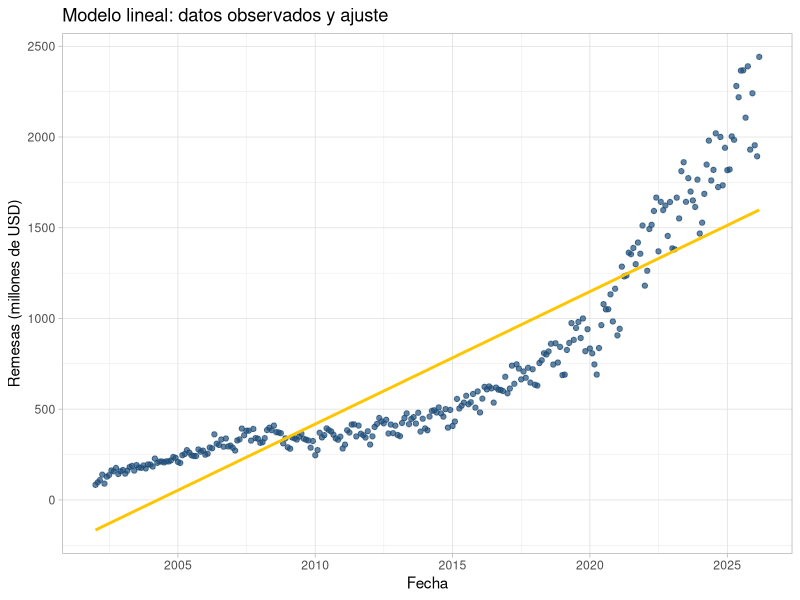
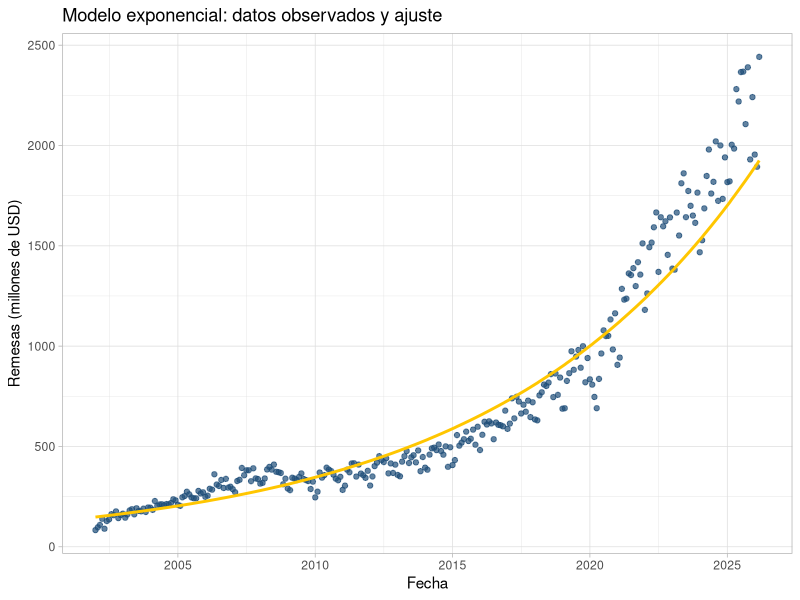
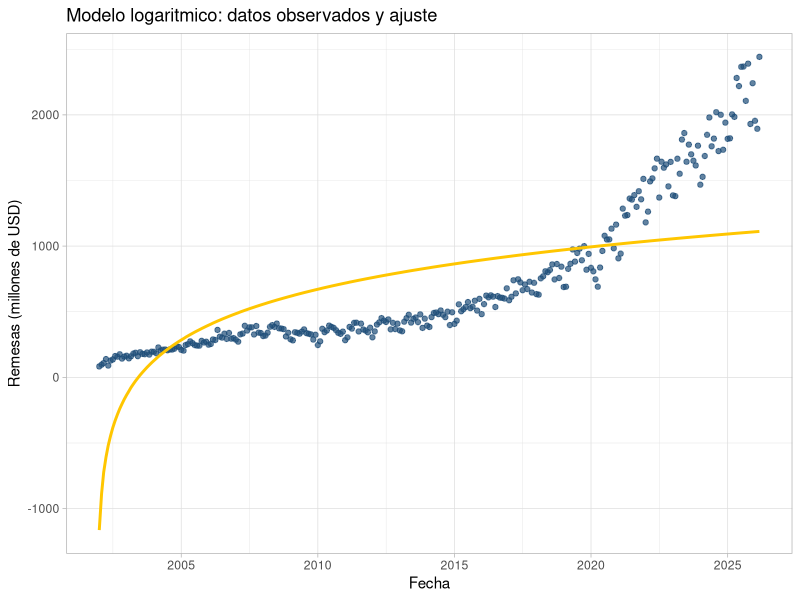
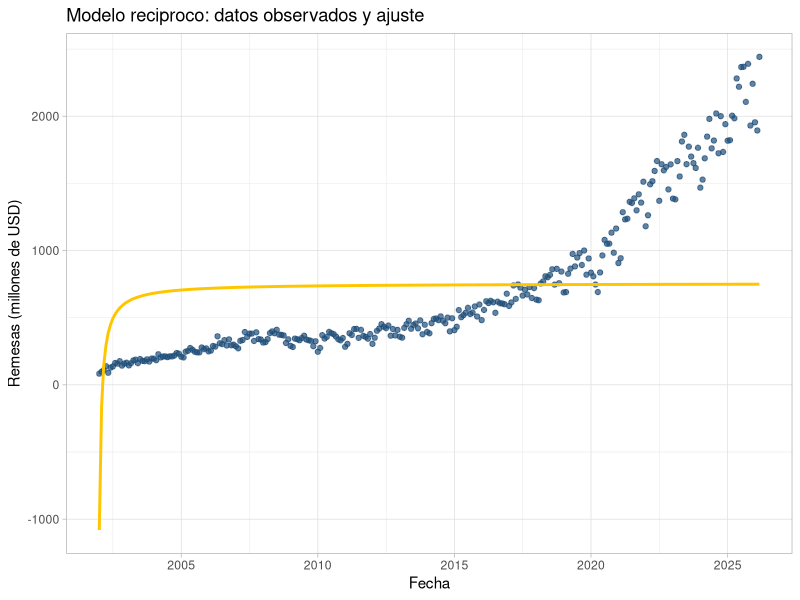
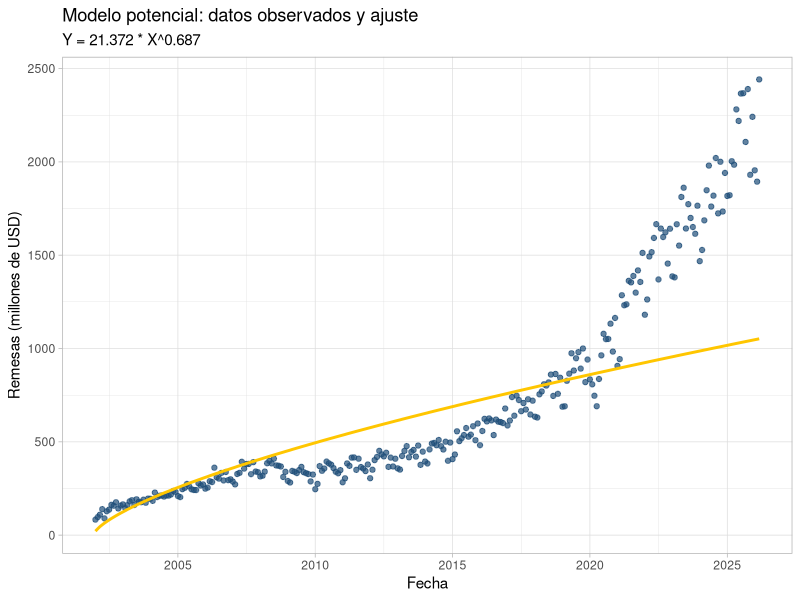

These charts were generated, in order, by the following R code:
## ---- chunk 1
knitr::opts_chunk$set(echo = TRUE)

library(here)
library(readr)
library(dplyr)
library(tidyr)
library(ggplot2)
library(knitr)
## ---- chunk 2
remesas_wide <- read_csv(
  here("mrl/final-project/remfam2002_2026.csv"),
  show_col_types = FALSE
)

remesas_wide_muestra <- remesas_wide %>%
  select(Mes, all_of(c("2002", "2003", "2004", "2023", "2024", "2025", "2026")))

kable(
  remesas_wide_muestra,
  caption = "Tabla original (ancho): años 2002-2004 y 2023-2026"
)

## ---- chunk 3
meses <- c(
  "Enero", "Febrero", "Marzo", "Abril", "Mayo", "Junio",
  "Julio", "Agosto", "Septiembre", "Octubre", "Noviembre", "Diciembre"
)

remesas_long <- remesas_wide %>%
  pivot_longer(
    cols = -Mes,
    names_to = "anio",
    values_to = "remesas"
  ) %>%
  mutate(
    anio = as.integer(anio),
    remesas = as.numeric(remesas)
  ) %>%
  drop_na(remesas) %>%
  mutate(
    mes_num = match(Mes, meses),
    fecha = as.Date(sprintf("%04d-%02d-01", anio, mes_num))
  ) %>%
  arrange(fecha) %>%
  mutate(t = row_number())
## ---- chunk 4
kable(
  head(remesas_long),
  caption = "Primeras filas de remesas_long (formato largo)"
)
## ---- chunk 5
resumen_observaciones <- data.frame(
  Metrica = "Numero total de observaciones",
  Valor = nrow(remesas_long)
)

kable(
  resumen_observaciones,
  caption = "Resumen de observaciones"
)
## ---- chunk 6
modelo_lineal <- lm(remesas ~ t, data = remesas_long)
## ---- chunk 7
resumen_lineal <- summary(modelo_lineal)

coeficientes_lineal <- as.data.frame(coef(resumen_lineal))
coeficientes_lineal$Termino <- rownames(coeficientes_lineal)
coeficientes_lineal <- coeficientes_lineal %>%
  select(Termino, Estimate, `Std. Error`, `t value`, `Pr(>|t|)`)

fstat_lineal <- resumen_lineal$fstatistic
pvalor_global_lineal <- pf(
  fstat_lineal[1],
  fstat_lineal[2],
  fstat_lineal[3],
  lower.tail = FALSE
)

metricas_lineal <- data.frame(
  Metrica = c("R^2", "R^2 ajustado", "p-value global (F-test)"),
  Valor = c(
    resumen_lineal$r.squared,
    resumen_lineal$adj.r.squared,
    pvalor_global_lineal
  )
)

kable(
  coeficientes_lineal,
  digits = 4,
  caption = "Coeficientes del modelo lineal"
)

kable(
  metricas_lineal,
  digits = 6,
  caption = "Metricas principales del modelo lineal"
)
## ---- chunk 8
lineal_df <- remesas_long %>%
  mutate(ajuste_lineal = fitted(modelo_lineal))

ggplot(lineal_df, aes(x = fecha, y = remesas)) +
  geom_point(color = "#1f4e79", alpha = 0.7) +
  geom_line(aes(y = ajuste_lineal), color = "#ffc600", linewidth = 1) +
  labs(
    title = "Modelo lineal: datos observados y ajuste",
    x = "Fecha",
    y = "Remesas (millones de USD)"
  ) +
  theme_light()
## ---- chunk 9
modelo_exponencial <- lm(log(remesas) ~ t, data = remesas_long)
## ---- chunk 10
resumen_exponencial <- summary(modelo_exponencial)

coeficientes_exponencial <- as.data.frame(coef(resumen_exponencial))
coeficientes_exponencial$Termino <- rownames(coeficientes_exponencial)
coeficientes_exponencial <- coeficientes_exponencial %>%
  select(Termino, Estimate, `Std. Error`, `t value`, `Pr(>|t|)`)

fstat_exponencial <- resumen_exponencial$fstatistic
pvalor_global_exponencial <- pf(
  fstat_exponencial[1],
  fstat_exponencial[2],
  fstat_exponencial[3],
  lower.tail = FALSE
)

metricas_exponencial <- data.frame(
  Metrica = c("R^2", "R^2 ajustado", "p-value global (F-test)"),
  Valor = c(
    resumen_exponencial$r.squared,
    resumen_exponencial$adj.r.squared,
    pvalor_global_exponencial
  )
)

kable(
  coeficientes_exponencial,
  digits = 4,
  caption = "Coeficientes del modelo exponencial (escala log)"
)

kable(
  metricas_exponencial,
  digits = 6,
  caption = "Metricas principales del modelo exponencial"
)
## ---- chunk 11
exponencial_df <- remesas_long %>%
  mutate(ajuste_exponencial = exp(fitted(modelo_exponencial)))

ggplot(exponencial_df, aes(x = fecha, y = remesas)) +
  geom_point(color = "#1f4e79", alpha = 0.7) +
  geom_line(aes(y = ajuste_exponencial), color = "#ffc600", linewidth = 1) +
  labs(
    title = "Modelo exponencial: datos observados y ajuste",
    x = "Fecha",
    y = "Remesas (millones de USD)"
  ) +
  theme_light()
## ---- chunk 12
modelo_logaritmico <- lm(remesas ~ log(t), data = remesas_long)
## ---- chunk 13
resumen_logaritmico <- summary(modelo_logaritmico)

coeficientes_logaritmico <- as.data.frame(coef(resumen_logaritmico))
coeficientes_logaritmico$Termino <- rownames(coeficientes_logaritmico)
coeficientes_logaritmico <- coeficientes_logaritmico %>%
  select(Termino, Estimate, `Std. Error`, `t value`, `Pr(>|t|)`)

fstat_logaritmico <- resumen_logaritmico$fstatistic
pvalor_global_logaritmico <- pf(
  fstat_logaritmico[1],
  fstat_logaritmico[2],
  fstat_logaritmico[3],
  lower.tail = FALSE
)

metricas_logaritmico <- data.frame(
  Metrica = c("R^2", "R^2 ajustado", "p-value global (F-test)"),
  Valor = c(
    resumen_logaritmico$r.squared,
    resumen_logaritmico$adj.r.squared,
    pvalor_global_logaritmico
  )
)

kable(
  coeficientes_logaritmico,
  digits = 4,
  caption = "Coeficientes del modelo logaritmico"
)

kable(
  metricas_logaritmico,
  digits = 6,
  caption = "Metricas principales del modelo logaritmico"
)
## ---- chunk 14
logaritmico_df <- remesas_long %>%
  mutate(ajuste_logaritmico = fitted(modelo_logaritmico))

ggplot(logaritmico_df, aes(x = fecha, y = remesas)) +
  geom_point(color = "#1f4e79", alpha = 0.7) +
  geom_line(aes(y = ajuste_logaritmico), color = "#ffc600", linewidth = 1) +
  labs(
    title = "Modelo logaritmico: datos observados y ajuste",
    x = "Fecha",
    y = "Remesas (millones de USD)"
  ) +
  theme_light()
## ---- chunk 15
modelo_reciproco <- lm(remesas ~ I(1 / t), data = remesas_long)
## ---- chunk 16
resumen_reciproco <- summary(modelo_reciproco)

coeficientes_reciproco <- as.data.frame(coef(resumen_reciproco))
coeficientes_reciproco$Termino <- rownames(coeficientes_reciproco)
coeficientes_reciproco <- coeficientes_reciproco %>%
  select(Termino, Estimate, `Std. Error`, `t value`, `Pr(>|t|)`)

fstat_reciproco <- resumen_reciproco$fstatistic
pvalor_global_reciproco <- pf(
  fstat_reciproco[1],
  fstat_reciproco[2],
  fstat_reciproco[3],
  lower.tail = FALSE
)

metricas_reciproco <- data.frame(
  Metrica = c("R^2", "R^2 ajustado", "p-value global (F-test)"),
  Valor = c(
    resumen_reciproco$r.squared,
    resumen_reciproco$adj.r.squared,
    pvalor_global_reciproco
  )
)

kable(
  coeficientes_reciproco,
  digits = 4,
  caption = "Coeficientes del modelo reciproco"
)

kable(
  metricas_reciproco,
  digits = 6,
  caption = "Metricas principales del modelo reciproco"
)
## ---- chunk 17
reciproco_df <- remesas_long %>%
  mutate(ajuste_reciproco = fitted(modelo_reciproco))

ggplot(reciproco_df, aes(x = fecha, y = remesas)) +
  geom_point(color = "#1f4e79", alpha = 0.7) +
  geom_line(aes(y = ajuste_reciproco), color = "#ffc600", linewidth = 1) +
  labs(
    title = "Modelo reciproco: datos observados y ajuste",
    x = "Fecha",
    y = "Remesas (millones de USD)"
  ) +
  theme_light()
## ---- chunk 18
modelo_potencial <- lm(log(remesas) ~ log(t), data = remesas_long)

b0_star <- coef(modelo_potencial)[1]
b1_potencial <- coef(modelo_potencial)[2]
b0_potencial <- exp(b0_star)
## ---- chunk 19
resumen_potencial <- summary(modelo_potencial)

coeficientes_potencial <- as.data.frame(coef(resumen_potencial))
coeficientes_potencial$Termino <- rownames(coeficientes_potencial)
coeficientes_potencial <- coeficientes_potencial %>%
  select(Termino, Estimate, `Std. Error`, `t value`, `Pr(>|t|)`)

fstat_potencial <- resumen_potencial$fstatistic
pvalor_global_potencial <- pf(
  fstat_potencial[1],
  fstat_potencial[2],
  fstat_potencial[3],
  lower.tail = FALSE
)

metricas_potencial <- data.frame(
  Metrica = c("R^2", "R^2 ajustado", "p-value global (F-test)", "Ecuacion ajustada"),
  Valor = c(
    resumen_potencial$r.squared,
    resumen_potencial$adj.r.squared,
    pvalor_global_potencial,
    sprintf("Y = %.4f * X^%.4f", b0_potencial, b1_potencial)
  )
)

kable(
  coeficientes_potencial,
  digits = 4,
  caption = "Coeficientes del modelo potencial"
)

kable(
  metricas_potencial,
  digits = 6,
  caption = "Metricas principales del modelo potencial"
)
## ---- chunk 20
potencial_df <- remesas_long %>%
  mutate(ajuste_potencial = exp(fitted(modelo_potencial)))

ggplot(potencial_df, aes(x = fecha, y = remesas)) +
  geom_point(color = "#1f4e79", alpha = 0.7) +
  geom_line(aes(y = ajuste_potencial), color = "#ffc600", linewidth = 1) +
  labs(
    title = "Modelo potencial: datos observados y ajuste",
    subtitle = sprintf("Y = %.3f * X^%.3f", b0_potencial, b1_potencial),
    x = "Fecha",
    y = "Remesas (millones de USD)"
  ) +
  theme_light()
## ---- chunk 21
summary(modelo_logaritmico)
